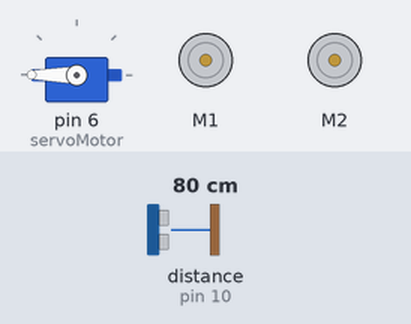
This sketch was run on a simulated Arduino Uno, built with avr-gcc and run on an emulated ATmega328P. On the bench: servo, 2 × DC motor (green arrow = forward, orange = backward, longer = faster). The test bench sets the inputs (shaded band); at power-on: distance to the obstacle (sensor on pin 10) 80 cm. The echo pulse lasts 58.3 µs per cm.

Above: at 4.5 s.
4.6 s: distance to the obstacle (sensor on pin 10) set to 32 cm
6.1 s: distance to the obstacle (sensor on pin 10) set to 26 cm
At 6.38 s:
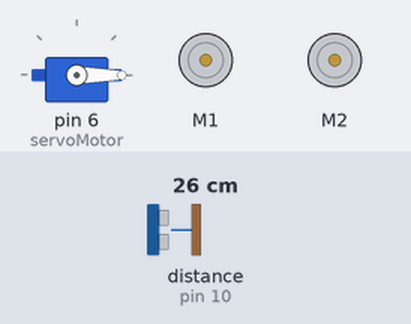
At 6.79 s:
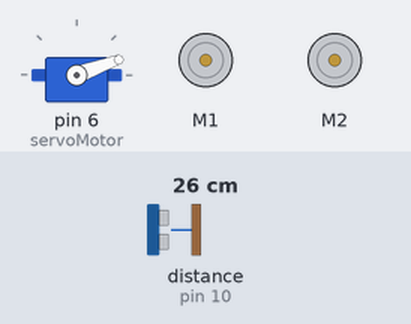
11.3 s: distance to the obstacle (sensor on pin 10) set to 2 cm
At 12.11 s:
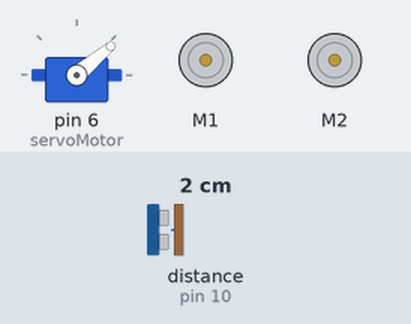
Timing chart, 0 to 15.3 s (numbered marks = the images above; inputs shaded):
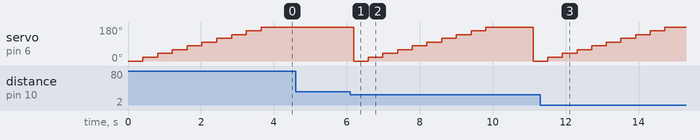

Measured:
- the behaviour switches between 30 and 29 cm on distance to the obstacle (sensor on pin 10) (found by bisection; images 0 and 1)
- after the input at 4.6 s, every drawn part: stays the same
- after the input at 6.1 s, servo on pin 6 (servoMotor): ramps from 0° to 180° and jumps back, once every 4.9 s

The sketch:

main.ino
```cpp
// Puck Spinner
// Goal:
// Make a two-wheeled robot escape from a closed arena by moving toward the direction with the greatest open space while avoiding nearby obstacles using a single ultrasonic distance sensor.

// Principle:
// The robot periodically performs a 180° (or 360°) scan of its surroundings by rotating in place while taking distance measurements at several defined angles. The direction with the largest measured obstacle-free distance is selected as the next heading.

// 🔄 Core Behavior
// Scanning phase
// Stop the robot.
// Rotate in small increments.
// At each step, measure distance with the ultrasonic sensor.
// Store all distance readings in a small array (polar scan).
// When scanning is complete, find the angle with the largest distance.
// Decision phase
// Compare the highest measured distance to a safety threshold.
// If the “best direction” is sufficiently open → choose it.
// If all directions are too close → rotate randomly and rescan.

// Movement phase
// Turn the robot toward the selected direction.
// Move forward while the distance ahead remains > threshold.
// If an obstacle is detected during movement → stop + return to scanning phase.
// Repeat, enabling continuous exploration until an exit is found.

// 📌 Data Representation
// scanAngles[] → list of scanned angles (8–16 values)
// scanDistances[] → distance for each angle
// bestIndex → index of the maximum distance
// bestAngle → angle to face before movement


// | State              | Description                                     |
// | ------------------ | ----------------------------------------------- |
// | `SCAN`             | Take multiple ultrasonic samples while rotating |
// | `SELECT_DIRECTION` | Identify the angle with max distance            |
// | `ALIGN`            | Turn robot to face that direction               |
// | `MOVE_FORWARD`     | Drive ahead until obstacle threshold            |
// | `AVOID/STOP`       | Obstacle too close → back to `SCAN`             |

#include <NewPing.h>
#include <Servo.h>
#include <Arduino.h>
#include <Wire.h>
#include <Adafruit_MotorShield.h>
#include "utility/Adafruit_MS_PWMServoDriver.h"
#include <SPI.h>
#include <Adafruit_Sensor.h>
#include <Adafruit_BNO055.h>
#include <utility/imumaths.h>
#include <EEPROM.h>

// Motor setup
Adafruit_MotorShield AFMS = Adafruit_MotorShield();
Adafruit_DCMotor *leftMotor = AFMS.getMotor(1);
Adafruit_DCMotor *rightMotor = AFMS.getMotor(2);

// Ultrasonic sensor setup
#define TRIGGER_PIN  9
#define ECHO_PIN     10
#define MAX_DISTANCE 200

NewPing sonar(TRIGGER_PIN, ECHO_PIN, MAX_DISTANCE);
Servo servoMotor;

#define SERVO_MIN_ANGLE 0
#define SERVO_MAX_ANGLE 180
#define SERVO_STEP_ANGLE 20
#define SCAN_ANGLES_COUNT ((SERVO_MAX_ANGLE - SERVO_MIN_ANGLE) / SERVO_STEP_ANGLE + 1)

int scanAngles[SCAN_ANGLES_COUNT];
int scanDistances[SCAN_ANGLES_COUNT];
int bestIndex = -1;
int bestAngle = 0;

#define OBSTACLE_THRESHOLD 30 // in cm
#define FORWARD_SPEED 150
#define TURN_SPEED 100
#define SCAN_DELAY 100 // milliseconds

enum State {
    SCAN,
    SELECT_DIRECTION,
    ALIGN,
    MOVE_FORWARD,
    AVOID_STOP
};

State currentState = SCAN;
unsigned long stateStartTime = 0;

void setup() {
    Serial.begin(9600);
    AFMS.begin();
    servoMotor.attach(6);

    // Initialize scan angles
    for (int i = 0; i < SCAN_ANGLES_COUNT; i++) {
      scanAngles[i] = SERVO_MIN_ANGLE + i * SERVO_STEP_ANGLE;
    }
}

void loop() {
    switch (currentState) {
        case SCAN:
            performScan();
            currentState = SELECT_DIRECTION;
            break;

        case SELECT_DIRECTION:
            selectBestDirection();
            currentState = ALIGN;
            break;

        case ALIGN:
            alignToBestDirection();
            currentState = MOVE_FORWARD;
            break;

        case MOVE_FORWARD:
            moveForward();
            break;

        case AVOID_STOP:
            stopMovement();
            currentState = SCAN;
            break;
    }
}

void performScan() {
    for (int i = 0; i < SCAN_ANGLES_COUNT; i++) {
        servoMotor.write(scanAngles[i]);
        delay(300); // Allow time for servo to reach position
        scanDistances[i] = sonar.ping_cm();
        delay(SCAN_DELAY);
    }
}

void selectBestDirection() {
    bestIndex = -1;
    int maxDistance = -1;

    for (int i = 0; i < SCAN_ANGLES_COUNT; i++) {
        if (scanDistances[i] > maxDistance) {
            maxDistance = scanDistances[i];
            bestIndex = i;
        }
    }

    if (bestIndex != -1) {
        bestAngle = scanAngles[bestIndex];
    }
}

void alignToBestDirection() {
    int turnAngle = bestAngle - 90; // Assuming 90 is straight ahead
    if (turnAngle > 0) {
        // Turn right
        leftMotor->setSpeed(TURN_SPEED);
        rightMotor->setSpeed(0);
    } else {
        // Turn left
        leftMotor->setSpeed(0);
        rightMotor->setSpeed(TURN_SPEED);
    }
    delay(abs(turnAngle) * 10); // Simple proportional delay for turning
    stopMovement();
}

void moveForward() {
    leftMotor->setSpeed(FORWARD_SPEED);
    rightMotor->setSpeed(FORWARD_SPEED);

    while (true) {
        int distance = sonar.ping_cm();
        if (distance > 0 && distance < OBSTACLE_THRESHOLD) {
            currentState = AVOID_STOP;
            break;
        }
        delay(100);
    }
}

void stopMovement() {
    leftMotor->setSpeed(0);
    rightMotor->setSpeed(0);
}
```
